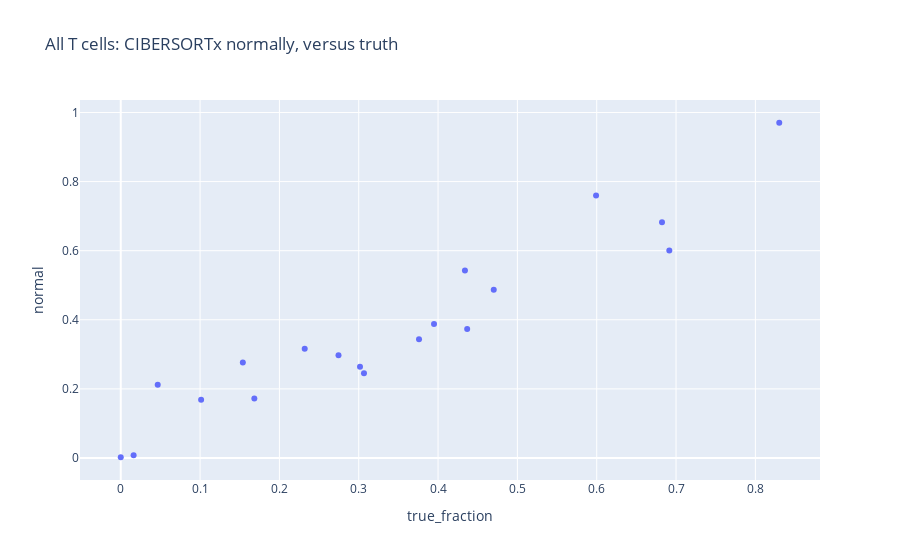

Source (notebook cell):
### Code cell
px.scatter(
    df.loc["T"][["true_fraction", "normal"]],
    x="true_fraction",
    y="normal",
    title="All T cells: CIBERSORTx normally, versus truth"
)

### Figure 1 — Plotly figure (JSON) as saved in the notebook; plotly's stock layout.template omitted (floating-point values rounded to 4 significant figures)
{"data": [{"hovertemplate": "true_fraction=%{x}<br>normal=%{y}<extra></extra>", "legendgroup": "", "marker": {"color": "#636efa", "symbol": "circle"}, "mode": "markers", "name": "", "orientation": "v", "showlegend": false, "type": "scatter", "x": [0.376, 0.3016, 0, 0.6915, 0.4339, 0.6823, 0.1013, 0.8301, 0.3066, 0.0466, 0.0162, 0.1684, 0.4367, 0.1539, 0.2319, 0.4702, 0.2745, 0.3949, 0.5992], "xaxis": "x", "y": [0.344, 0.2639, 0.0021, 0.6006, 0.5426, 0.6824, 0.1686, 0.9703, 0.2455, 0.2117, 0.008175, 0.1723, 0.3737, 0.2764, 0.3162, 0.4871, 0.2976, 0.3877, 0.7596], "yaxis": "y"}], "layout": {"autosize": true, "legend": {"tracegroupgap": 0}, "title": {"text": "All T cells: CIBERSORTx normally, versus truth"}, "xaxis": {"anchor": "y", "autorange": true, "domain": [0, 1], "range": [-0.05225, 0.8823], "title": {"text": "true_fraction"}, "type": "linear"}, "yaxis": {"anchor": "x", "autorange": true, "domain": [0, 1], "range": [-0.06607, 1.038], "title": {"text": "normal"}, "type": "linear"}}}
